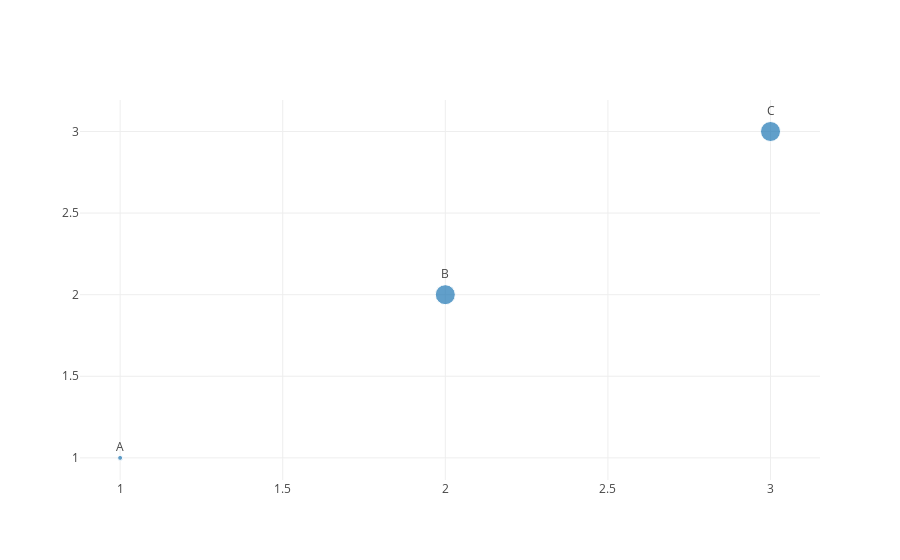

Here is the notebook cell this chart was saved with:
### Code cell
trace1=go.Scatter(
    x=[1,2,3],
    y=[1,2,3],
    text=['A', 'B', 'C'],
    textposition="top center",
    mode="markers+text",
    marker=dict(
        size=[5,20,20]
    )
)
data=[trace1]
py.iplot(data)

### Figure 1 — Plotly figure (JSON) as saved in the notebook; plotly's stock layout.template omitted (floating-point values rounded to 4 significant figures)
{"data": [{"marker": {"size": [5, 20, 20]}, "mode": "markers+text", "text": ["A", "B", "C"], "textposition": "top center", "type": "scatter", "uid": "09e8411d-ed1c-4908-a465-8e24cb292573", "x": [1, 2, 3], "y": [1, 2, 3]}], "layout": {"autosize": true, "xaxis": {"autorange": true, "range": [0.877, 3.151], "type": "linear"}, "yaxis": {"autorange": true, "range": [0.8538, 3.229], "type": "linear"}}}
